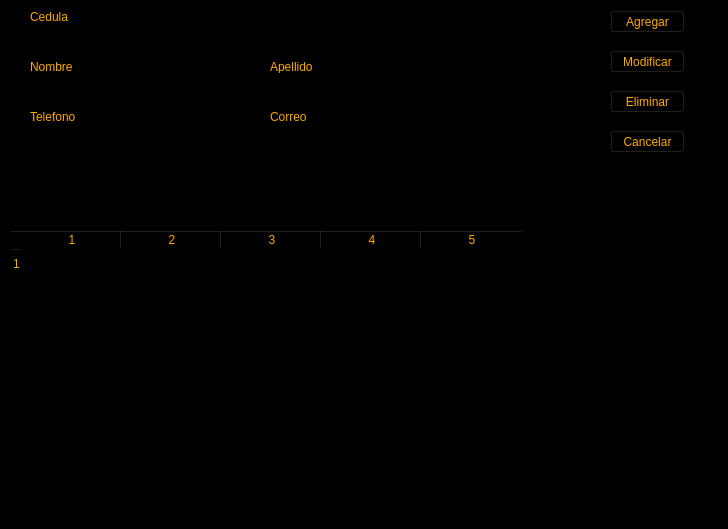
<?xml version="1.0" encoding="UTF-8"?>
<ui version="4.0">
 <class>MainWindow</class>
 <widget class="QMainWindow" name="MainWindow">
  <property name="geometry">
   <rect>
    <x>0</x>
    <y>0</y>
    <width>728</width>
    <height>529</height>
   </rect>
  </property>
  <property name="windowTitle">
   <string>Contactos</string>
  </property>
  <property name="autoFillBackground">
   <bool>false</bool>
  </property>
  <property name="styleSheet">
   <string notr="true">color: rgb(255, 170, 0);
background-color: rgb(0, 0, 0);
alternate-background-color: rgb(0, 85, 127);</string>
  </property>
  <widget class="QWidget" name="centralwidget">
   <widget class="QPushButton" name="btnAgregar">
    <property name="geometry">
     <rect>
      <x>610</x>
      <y>10</y>
      <width>75</width>
      <height>23</height>
     </rect>
    </property>
    <property name="text">
     <string>Agregar</string>
    </property>
   </widget>
   <widget class="QPushButton" name="btnModificar">
    <property name="geometry">
     <rect>
      <x>610</x>
      <y>50</y>
      <width>75</width>
      <height>23</height>
     </rect>
    </property>
    <property name="text">
     <string>Modificar</string>
    </property>
   </widget>
   <widget class="QPushButton" name="btnEliminar">
    <property name="geometry">
     <rect>
      <x>610</x>
      <y>90</y>
      <width>75</width>
      <height>23</height>
     </rect>
    </property>
    <property name="text">
     <string>Eliminar</string>
    </property>
   </widget>
   <widget class="QPushButton" name="btnCancelar">
    <property name="geometry">
     <rect>
      <x>610</x>
      <y>130</y>
      <width>75</width>
      <height>23</height>
     </rect>
    </property>
    <property name="text">
     <string>Cancelar</string>
    </property>
   </widget>
   <widget class="QTableWidget" name="tblContactos">
    <property name="geometry">
     <rect>
      <x>10</x>
      <y>230</y>
      <width>701</width>
      <height>211</height>
     </rect>
    </property>
    <property name="rowCount">
     <number>1</number>
    </property>
    <property name="columnCount">
     <number>5</number>
    </property>
    <row/>
    <column/>
    <column/>
    <column/>
    <column/>
    <column/>
   </widget>
   <widget class="QLineEdit" name="txtNombre">
    <property name="geometry">
     <rect>
      <x>30</x>
      <y>80</y>
      <width>171</width>
      <height>20</height>
     </rect>
    </property>
   </widget>
   <widget class="QLineEdit" name="txtApellido">
    <property name="geometry">
     <rect>
      <x>270</x>
      <y>80</y>
      <width>161</width>
      <height>20</height>
     </rect>
    </property>
   </widget>
   <widget class="QLineEdit" name="txtCedula">
    <property name="geometry">
     <rect>
      <x>30</x>
      <y>30</y>
      <width>171</width>
      <height>20</height>
     </rect>
    </property>
   </widget>
   <widget class="QLineEdit" name="txtTelefono">
    <property name="geometry">
     <rect>
      <x>30</x>
      <y>130</y>
      <width>171</width>
      <height>20</height>
     </rect>
    </property>
   </widget>
   <widget class="QLineEdit" name="txtCorreo">
    <property name="geometry">
     <rect>
      <x>270</x>
      <y>130</y>
      <width>161</width>
      <height>20</height>
     </rect>
    </property>
   </widget>
   <widget class="QLabel" name="label">
    <property name="geometry">
     <rect>
      <x>30</x>
      <y>10</y>
      <width>47</width>
      <height>13</height>
     </rect>
    </property>
    <property name="text">
     <string>Cedula</string>
    </property>
   </widget>
   <widget class="QLabel" name="label_2">
    <property name="geometry">
     <rect>
      <x>30</x>
      <y>60</y>
      <width>47</width>
      <height>13</height>
     </rect>
    </property>
    <property name="text">
     <string>Nombre</string>
    </property>
   </widget>
   <widget class="QLabel" name="label_3">
    <property name="geometry">
     <rect>
      <x>270</x>
      <y>60</y>
      <width>47</width>
      <height>13</height>
     </rect>
    </property>
    <property name="text">
     <string>Apellido</string>
    </property>
   </widget>
   <widget class="QLabel" name="label_4">
    <property name="geometry">
     <rect>
      <x>30</x>
      <y>110</y>
      <width>47</width>
      <height>13</height>
     </rect>
    </property>
    <property name="text">
     <string>Telefono</string>
    </property>
   </widget>
   <widget class="QLabel" name="label_5">
    <property name="geometry">
     <rect>
      <x>270</x>
      <y>110</y>
      <width>47</width>
      <height>13</height>
     </rect>
    </property>
    <property name="text">
     <string>Correo</string>
    </property>
   </widget>
  </widget>
  <widget class="QMenuBar" name="menubar">
   <property name="geometry">
    <rect>
     <x>0</x>
     <y>0</y>
     <width>728</width>
     <height>21</height>
    </rect>
   </property>
  </widget>
  <widget class="QStatusBar" name="statusbar"/>
 </widget>
 <resources/>
 <connections/>
</ui>
